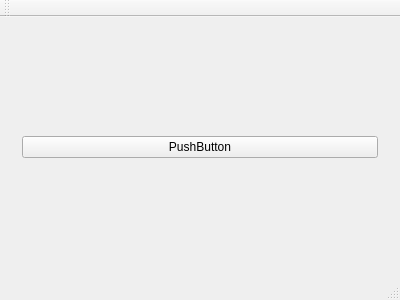
<?xml version="1.0" encoding="UTF-8"?>
<ui version="4.0">
 <class>MainWindow</class>
 <widget class="QMainWindow" name="MainWindow">
  <property name="geometry">
   <rect>
    <x>0</x>
    <y>0</y>
    <width>400</width>
    <height>300</height>
   </rect>
  </property>
  <property name="windowTitle">
   <string>MainWindow</string>
  </property>
  <widget class="QWidget" name="centralWidget">
   <layout class="QHBoxLayout" name="horizontalLayout_2">
    <item>
     <widget class="QWidget" name="" native="true">
      <layout class="QHBoxLayout" name="horizontalLayout">
       <item>
        <widget class="QPushButton" name="pushButton">
         <property name="text">
          <string>PushButton</string>
         </property>
        </widget>
       </item>
      </layout>
     </widget>
    </item>
   </layout>
  </widget>
  <widget class="QMenuBar" name="menuBar">
   <property name="geometry">
    <rect>
     <x>0</x>
     <y>0</y>
     <width>400</width>
     <height>23</height>
    </rect>
   </property>
  </widget>
  <widget class="QToolBar" name="mainToolBar">
   <attribute name="toolBarArea">
    <enum>TopToolBarArea</enum>
   </attribute>
   <attribute name="toolBarBreak">
    <bool>false</bool>
   </attribute>
  </widget>
  <widget class="QStatusBar" name="statusBar"/>
 </widget>
 <layoutdefault spacing="6" margin="11"/>
 <resources/>
 <connections/>
</ui>
